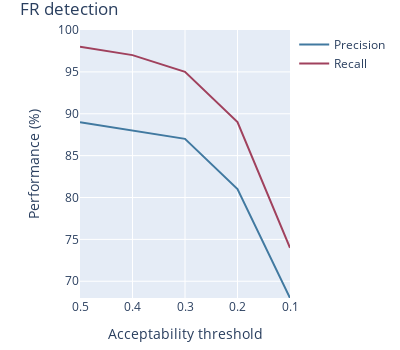
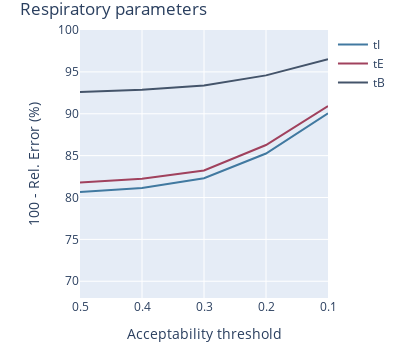

Write notebook code for charts like these, in order.
### Code cell
import plotly.graph_objects as go
from constants import CATEGORICAL_PALETTE

def plot_thr_comparison(metrics, title, ytitle, filename, yrange):
    
    fig = go.Figure()
    
    for i,metric in enumerate(metrics):
        y = 100 - thr_comparison[metric] if filename=="thr_bp_performance" else thr_comparison[metric]*100
        error_y = dict(type='data', array=thr_comparison[f"{metric} error SD"], visible=True) if filename=="thr_bp_performance" else None
        
        fig.add_trace(
            go.Scatter(
                x=thr_comparison['thr'],
                y=y,
                line=dict(color=CATEGORICAL_PALETTE[i], width=2),
                mode='lines',
                name=metric,
                # error_y=error_y
            ))


    fig.update(layout_showlegend=True, layout_height=350, layout_width=400)
    fig.update_layout(title=title,
                      margin=go.layout.Margin(
                          b=10, #bottom margin
                          r=10, #right margin
                          t=30, #top margin
                        ))
    fig.update_xaxes(title_text="Acceptability threshold", autorange="reversed")
    fig.update_yaxes(title_text=ytitle, range=yrange)
    fig.write_image(f"Results/{filename}.pdf")
    fig.show()


yrange = [pd.concat([thr_comparison[["Precision", "Recall"]] * 100, 100 - thr_comparison[["tI", "tE", "tB"]]], axis=1).min(axis=None), 100]
plot_thr_comparison(["Precision", "Recall"], "FR detection", "Performance (%)", "thr_fr_performance", yrange)
plot_thr_comparison(["tI", "tE", "tB"], "Respiratory parameters", "100 - Rel. Error (%)", "thr_bp_performance", yrange)

### Figure 1 — Plotly figure (JSON) as saved in the notebook; plotly's stock layout.template omitted (floating-point values rounded to 4 significant figures)
{"data": [{"line": {"color": "#4179A0", "width": 2}, "mode": "lines", "name": "Precision", "type": "scatter", "x": [0.1, 0.2, 0.3, 0.4, 0.5], "y": [68, 81, 87, 88, 89]}, {"line": {"color": "#A0415D", "width": 2}, "mode": "lines", "name": "Recall", "type": "scatter", "x": [0.1, 0.2, 0.3, 0.4, 0.5], "y": [74, 89, 95, 97, 98]}], "layout": {"height": 350, "margin": {"b": 10, "r": 10, "t": 30}, "showlegend": true, "title": {"text": "FR detection"}, "width": 400, "xaxis": {"autorange": "reversed", "title": {"text": "Acceptability threshold"}}, "yaxis": {"range": [68, 100], "title": {"text": "Performance (%)"}}}}

### Figure 2 — Plotly figure (JSON) as saved in the notebook; plotly's stock layout.template omitted (floating-point values rounded to 4 significant figures)
{"data": [{"line": {"color": "#4179A0", "width": 2}, "mode": "lines", "name": "tI", "type": "scatter", "x": [0.1, 0.2, 0.3, 0.4, 0.5], "y": [90.04, 85.25, 82.3, 81.14, 80.67]}, {"line": {"color": "#A0415D", "width": 2}, "mode": "lines", "name": "tE", "type": "scatter", "x": [0.1, 0.2, 0.3, 0.4, 0.5], "y": [90.92, 86.27, 83.22, 82.23, 81.8]}, {"line": {"color": "#44546A", "width": 2}, "mode": "lines", "name": "tB", "type": "scatter", "x": [0.1, 0.2, 0.3, 0.4, 0.5], "y": [96.52, 94.58, 93.36, 92.88, 92.6]}], "layout": {"height": 350, "margin": {"b": 10, "r": 10, "t": 30}, "showlegend": true, "title": {"text": "Respiratory parameters"}, "width": 400, "xaxis": {"autorange": "reversed", "title": {"text": "Acceptability threshold"}}, "yaxis": {"range": [68, 100], "title": {"text": "100 - Rel. Error (%)"}}}}
